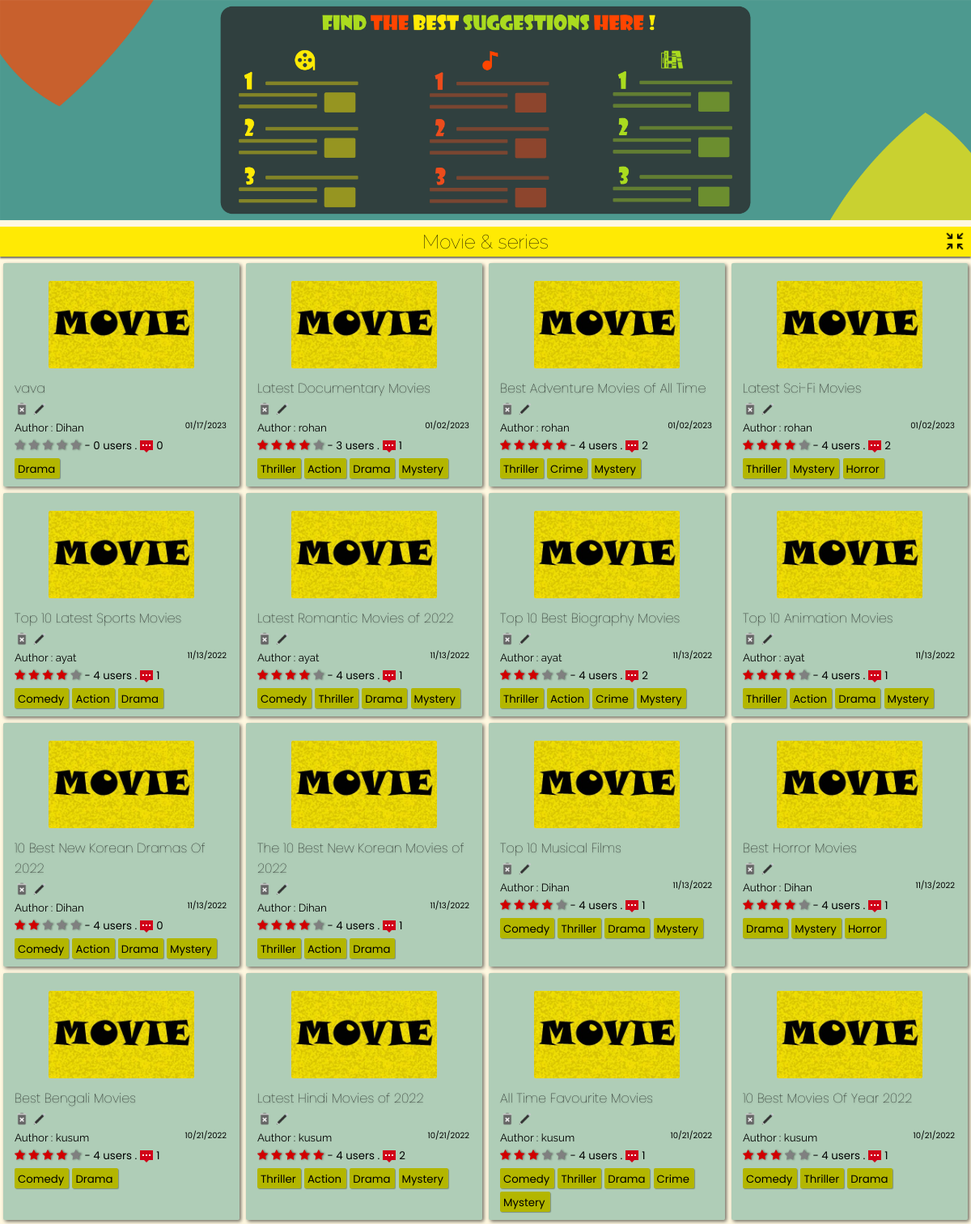
The page /home/all (upper part) on the database its author committed.
### app/models.py (models this page shows, shortened)
class List(models.Model):
    title = models.CharField(max_length=120)
    genre = models.ManyToManyField('Genre',blank=True)
    creator = models.ForeignKey(User,on_delete=models.SET_NULL,blank=True, null=True)
    posted = models.DateTimeField(default=now)
    content = RichTextField(null=True,default=' ')
    type = models.CharField(max_length=10,default="Movie")
    spoiler_choices = [(False, 'No'),(True, 'Yes')]
    spoiler = models.BooleanField(default=False,null=True, choices = spoiler_choices)
    slug = models.SlugField(max_length= 300,null=True, blank = True, unique=True)
    def average_rating(self) -> float:
        return Starr.objects.filter(list=self).aggregate(Avg("rate"))["rate__avg"] or 0
    def count_rating(self):
        return Starr.objects.filter(list=self).count()
    def count_comments(self):
        return Review.objects.filter(List=self).count()

class Genre(models.Model):
    name = models.CharField(max_length=150)
    def __str__(self):
        return self.name

### app/views.py (the view)
# urls.py: path('all',views.all, name='all'),
def all(request):
    movie = List.objects.filter(posted__gte=timezone.now() - timedelta(days=5000)).all().order_by("-id")
    music = MusicList.objects.filter(posted__gte=timezone.now() - timedelta(days=5000)).all().order_by("-id")
    book = BookList.objects.filter(posted__gte=timezone.now() - timedelta(days=5000)).all().order_by("-id")
    allPosts = list(movie)
    p = Paginator(allPosts, 2)
    allPostsmusic = list(music)
    allPostsbook = list(book)
    if request.user.is_authenticated:
        madefmovies = List.objects.filter(genre__id__in= request.user.profile.fav_movie_genre.all().values_list("id", flat=True))
        madefmusic = MusicList.objects.filter(genre__id__in= request.user.profile.fav_music_genre.all().values_list("id", flat=True))
        madefbooks = BookList.objects.filter(genre__id__in= request.user.profile.fav_Book_genre.all().values_list("id", flat=True))
        params = {'allPosts' : allPosts, 'allPostsmusic' : allPostsmusic, 'allPostsbook' : allPostsbook, 'madefmovies' : madefmovies, 'madefmusic' : madefmusic, 'madefbooks' : madefbooks}
    else:
        madefmovies = "nono"
        madefmusic = "nono"
        madefbooks = "nono"
        params = {'allPosts' : allPosts, 'allPostsmusic' : allPostsmusic, 'allPostsbook' : allPostsbook}
    return render(request, 'app/all.html', params)

### app/models.py (called while the page is built)
    def average_rating(self) -> float:
        return MusicStarr.objects.filter(list=self).aggregate(Avg("rate"))["rate__avg"] or 0

    def count_rating(self):
        return MusicStarr.objects.filter(list=self).count()

    def count_comments(self):
        return MusicReview.objects.filter(MusicList=self).count()

    def __str__(self):
        return self.name

    def average_rating(self) -> float:
        return BookStarr.objects.filter(list=self).aggregate(Avg("rate"))["rate__avg"] or 0

    def count_rating(self):
        return BookStarr.objects.filter(list=self).count()

    def count_comments(self):
        return BookReview.objects.filter(BookList=self).count()

    def __str__(self):
        return self.name

### templates/app/all.html (shortened to what this page needs)
{% extends "index.html" %}
{% load static %}
{% block content %}
<div class = "poster"><img src="{% static 'app/images/poster_light.jpg' %}" alt="" id="poster"></div>
<section>
  <div class="headline headline-top" id="headlline-top"><div class="head-cont-all" ><h1 class="headline-all">Movie & series</h1></div><span class="minimize" id="topmini"><img src="{% static 'app/images/minimize.png' %}" id="miniimg" alt=""></span></div>
  <div class="contain-sec movie-contain main-sec" id="contain-sec">
    {% for lola in allPosts %}
    <div class="elements">
      <div class="thumb">
        <img src="{% static 'app/images/movie-poster.jpg' %}" width="100px" />
      </div>
      <div class="Title">
        <a href="{% url 'app:list_detail' lola.slug %}"><h4 class="tit" id="tit">{{lola.title}}</h4></a>
        {% if user.id == lola.creator.id %}
        <a href="{% url 'app:delete_movie' lola.slug %}"><img src ="{% static 'app/images/delete.png' %}"></a>
        <a href="{% url 'app:update_list' lola.slug %}"><img src ="{% static 'app/images/edit.png' %}"></a>
        {% else %}
        <img src ="{% static 'app/images/delete-dis.png' %}">
        <img src ="{% static 'app/images/edit-dis.png' %}">
        {% endif %}
      </div>
      <div class="Author">
        <small>Author : {{lola.creator.username}}<span>{{lola.posted|date:"SHORT_DATE_FORMAT"}}</span></small>
      </div>
      <div class="rating">
        <span class="star-headline">
          <span class="fa fa-star {% if lola.average_rating > 0 %} checked {% endif %}"></span>
          <span class="fa fa-star {% if lola.average_rating > 1 %} checked {% endif %}"></span>
          <span class="fa fa-star {% if lola.average_rating > 2 %} checked {% endif %}"></span>
          <span class="fa fa-star {% if lola.average_rating > 3 %} checked {% endif %}" ></span>
          <span class="fa fa-star {% if lola.average_rating > 4 %} checked {% endif %}"></span>
        </span>
        <small> - {{lola.count_rating}} users .<img class="comments_count" src="{% static 'app/images/comments.png' %}">{{lola.count_comments}}</small>
      </div>
        {% for tag in lola.genre.all %}
        <div class="Genre">
          <a href="{% url 'app:film' query=tag %}">
            <small>{{ tag }}</small>
          </a>
        </div>
          {% empty %}
          No tags!
        {% endfor %}
    </div>
    {% endfor %}
  </div>
</section>
{% endblock content %}

### static/app/css/desk.css (style rules this page uses)
:root { --rd: #D10000; --white: rgb(233, 233, 233); --rd2: #9DAAF2; --dark: #1d1d1d; --teal: rgb(0, 109, 94); }
* { -webkit-tap-highlight-color: transparent; margin: 0; padding: 0; box-sizing: border-box; }
body { -webkit-tap-highlight-color: transparent; background-color: #fff5d1ab; text-decoration: none; height: 100vh; display: flex; flex-direction: column; font-family: 'Raleway', sans-serif; }
.poster { position: relative; padding-top: 0px; width: max-content; max-width: 100%; }
.poster img { width: 100vw; max-width: 100%; }
.Title img { height: 18px!important; }
.Genre small { padding: 0 0; margin-right: 2px; }
.fa { color: grey; filter: drop-shadow(1px 0px 1px rgba(0, 0, 0, 0.493)); }
.movie-contain { margin-bottom: 0px; padding-top: 0px; }
.headline { display: flex; justify-content: center; background-color: red; padding: 4px 4px; margin: 4px 0px; text-align: center; height: max-content!important; font-weight: lighter; box-shadow: 0px 2px 2px #00000090; }
.minimize img { height: 28px; position: absolute; right: 6px; cursor: pointer; }
.headline-top { background-color: #FFEA04; }
.headline-all { color: white; font-weight: 100; }
.headline-top h1 { color: black; }
.main-sec { display: grid; }
.star-headline .checked { color: #D10000; }
.star-headline span { font-size: 14px; }
.comments_count { height: 16px; margin-bottom: -4px; margin-left: 4px; margin-right: 4px; }

### static/app/css/content_css.css (style rules this page uses)
section { position: relative; z-index: 0; }
.contain-sec { padding-top: 0px; display: grid; width: 100%; color: black; grid-template-rows: repeat(auto-fit, minmax(100px, 1fr)); grid-template-columns: repeat(auto-fit, minmax(250px, 1fr)); position: relative; margin-bottom: 100px; }
.elements { padding: 10px 14px; width: auto; cursor: pointer; background-color: rgba(0, 109, 94, 0.315); margin: 4px; border-radius: 2px; position: relative; box-shadow: 2px 2px 4px #00000090; transition: all 250ms ease-in-out; }
.thumb { display: grid; justify-content: center; }
.thumb img { height: 108px; width: auto; border-radius: 2px; margin: 12px; }
.tit { font-family: Poppins; font-size: 1em; font-weight: lighter; transition: all 250ms ease-in-out; margin-bottom: 4px; text-shadow: 0px 1px 2px #0000005b; }
.Author span { position: absolute; margin-right: 16px; right: 0; cursor: pointer; font-size: 10px; font-family: 'Poppins', sans-serif; }
.rating { font-family: 'Poppins', sans-serif; }
.Genre { margin: 0px 0px; margin-top: 4px; padding: 0px 4px; border-radius: 2px; background-color: rgb(179, 182, 0); color: rgb(0, 0, 0); width: max-content; cursor: pointer; display: inline-block; box-shadow: 1px 1px 1px #0000004b; font-family: 'Poppins', sans-serif; transition: all 350ms ease-in-out; }

### templates/app/all.html (style rules this page uses)
.movie-contain { margin-bottom: 0px; padding-top: 0px; }
.headline { display: flex; justify-content: center; background-color: red; padding: 4px 4px; margin: 4px 0px; text-align: center; height: max-content!important; font-weight: lighter; box-shadow: 0px 2px 2px #00000090; }
.minimize img { height: 28px; position: absolute; right: 6px; cursor: pointer; }
.headline-top { background-color: #FFEA04; }
.headline-all { color: white; font-weight: 100; }
.headline-top h1 { color: black; }
.main-sec { display: grid; }
.Title img { height: 14px; }

### rows shown on the page
List: title "vava", creator.username "Dihan", posted "01/17/2023", count_rating "0", count_comments "0"
Genre: name "Drama"
List: title "Latest Documentary Movies", creator.username "rohan", posted "01/02/2023", count_rating "3", count_comments "1"
Genre: name "Thriller"
Genre: name "Action"
Genre: name "Mystery"
List: title "Best Adventure Movies of All Time", creator.username "rohan", posted "01/02/2023", count_rating "4", count_comments "2"
Genre: name "Crime"
List: title "Latest Sci-Fi Movies", creator.username "rohan", posted "01/02/2023", count_rating "4", count_comments "2"
Genre: name "Horror"
List: title "Top 10 Latest Sports Movies", creator.username "ayat", posted "11/13/2022", count_rating "4", count_comments "1"
Genre: name "Comedy"
List: title "Latest Romantic Movies of 2022", creator.username "ayat", posted "11/13/2022", count_rating "4", count_comments "1"
List: title "Top 10 Best Biography Movies", creator.username "ayat", posted "11/13/2022", count_rating "4", count_comments "2"
List: title "Top 10 Animation Movies", creator.username "ayat", posted "11/13/2022", count_rating "4", count_comments "1"
List: title "10 Best New Korean Dramas Of 2022", creator.username "Dihan", posted "11/13/2022", count_rating "4", count_comments "0"
List: title "The 10 Best New Korean Movies of 2022", creator.username "Dihan", posted "11/13/2022", count_rating "4", count_comments "1"
List: title "Top 10 Musical Films", creator.username "Dihan", posted "11/13/2022", count_rating "4", count_comments "1"
List: title "Best Horror Movies", creator.username "Dihan", posted "11/13/2022", count_rating "4", count_comments "1"
List: title "Best Bengali Movies", creator.username "kusum", posted "10/21/2022", count_rating "4", count_comments "1"
List: title "Latest Hindi Movies of 2022", creator.username "kusum", posted "10/21/2022", count_rating "4", count_comments "2"
List: title "All Time Favourite Movies", creator.username "kusum", posted "10/21/2022", count_rating "4", count_comments "1"
List: title "10 Best Movies Of Year 2022", creator.username "kusum", posted "10/21/2022", count_rating "4", count_comments "1"
